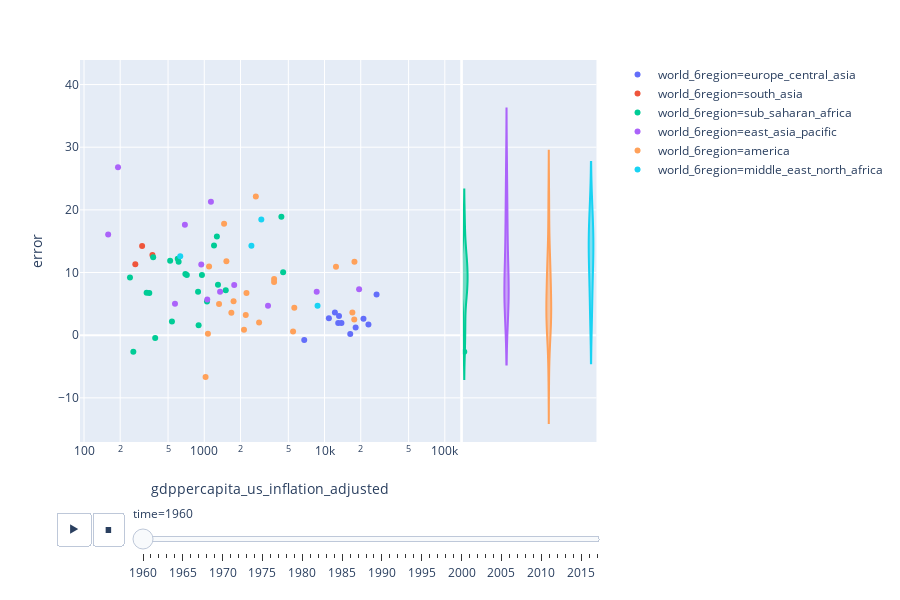

Notebook code cell kept with this figure:
### Markdown cell above
Error vs gdp

### Code cell
df_train['predict'] = mod.predict(df_train[Xcols])
df_train['error'] = df_train['predict'] - df_train[ycol]
fig = px.scatter(
    df_train,
    'gdppercapita_us_inflation_adjusted',
    'error',
    animation_frame=df.time.name,
    color=df.world_6region.name,
    log_x=True,
    hover_name='geo',
    range_x=(min(df_train.gdppercapita_us_inflation_adjusted)*0.8,
             max(df_train.gdppercapita_us_inflation_adjusted)*1.2),
    range_y=(min(df_train.error)*1.2,
             max(df_train.error)*1.2),
    marginal_y='violin',
    category_orders={df_train.time.name: sorted(set(df_train.time))})
fig.show()

### Figure 1 — Plotly figure (JSON) as saved in the notebook; plotly's stock layout.template omitted (floating-point values rounded to 4 significant figures)
{"data": [{"hoverlabel": {"namelength": 0}, "hovertemplate": "<b>%{hovertext}</b><br><br>world_6region=europe_central_asia<br>time=1960<br>gdppercapita_us_inflation_adjusted=%{x}<br>error=%{y}", "hovertext": ["lux", "nor", "bel", "nld", "dnk", "swe", "gbr", "fin", "fra", "ita", "grc"], "legendgroup": "world_6region=europe_central_asia", "marker": {"color": "#636efa", "symbol": "circle"}, "mode": "markers", "name": "world_6region=europe_central_asia", "showlegend": true, "type": "scatter", "x": [27090.0, 23180.0, 13190.0, 16350.0, 21080.0, 18140.0, 13830.0, 12200.0, 12990.0, 10870.0, 6780.0], "xaxis": "x", "y": [6.473, 1.709, 3.067, 0.1993, 2.637, 1.239, 1.949, 3.611, 1.957, 2.709, -0.7569], "yaxis": "y"}, {"alignmentgroup": "True", "hoverlabel": {"namelength": 0}, "hovertemplate": "<b>%{hovertext}</b><br><br>world_6region=europe_central_asia<br>time=1960<br>error=%{y}", "hovertext": ["lux", "nor", "bel", "nld", "dnk", "swe", "gbr", "fin", "fra", "ita", "grc"], "legendgroup": "world_6region=europe_central_asia", "marker": {"color": "#636efa", "symbol": "circle"}, "name": "world_6region=europe_central_asia", "offsetgroup": "world_6region=europe_central_asia", "scalegroup": "y", "showlegend": false, "type": "violin", "xaxis": "x2", "y": [6.473, 1.709, 3.067, 0.1993, 2.637, 1.239, 1.949, 3.611, 1.957, 2.709, -0.7569], "yaxis": "y2"}, {"hoverlabel": {"namelength": 0}, "hovertemplate": "<b>%{hovertext}</b><br><br>world_6region=south_asia<br>time=1960<br>gdppercapita_us_inflation_adjusted=%{x}<br>error=%{y}", "hovertext": ["npl", "ind", "bgd"], "legendgroup": "world_6region=south_asia", "marker": {"color": "#EF553B", "symbol": "circle"}, "mode": "markers", "name": "world_6region=south_asia", "showlegend": true, "type": "scatter", "x": [267.1, 304.2, 370.6], "xaxis": "x", "y": [11.33, 14.22, 12.79], "yaxis": "y"}, {"alignmentgroup": "True", "hoverlabel": {"namelength": 0}, "hovertemplate": "<b>%{hovertext}</b><br><br>world_6region=south_asia<br>time=1960<br>error=%{y}", "hovertext": ["npl", "ind", "bgd"], "legendgroup": "world_6region=south_asia", "marker": {"color": "#EF553B", "symbol": "circle"}, "name": "world_6region=south_asia", "offsetgroup": "world_6region=south_asia", "scalegroup": "y", "showlegend": false, "type": "violin", "xaxis": "x2", "y": [11.33, 14.22, 12.79], "yaxis": "y2"}, {"hoverlabel": {"namelength": 0}, "hovertemplate": "<b>%{hovertext}</b><br><br>world_6region=sub_saharan_africa<br>time=1960<br>gdppercapita_us_inflation_adjusted=%{x}<br>error=%{y}", "hovertext": ["caf", "cmr", "mdg", "zmb", "tgo", "nga", "gab", "ner", "sle", "zwe", "tcd", "mwi", "ken", "sdn", "lso", "bwa", "lbr", "zaf", "rwa", "civ", "ben", "gha"], "legendgroup": "world_6region=sub_saharan_africa", "marker": {"color": "#00cc96", "symbol": "circle"}, "mode": "markers", "name": "world_6region=sub_saharan_africa", "showlegend": true, "type": "scatter", "x": [601.9, 956.5, 716.1, 1508.0, 349.0, 1300.0, 4377.0, 612.3, 376.0, 897.5, 696.3, 241.2, 538.4, 887.8, 257.2, 390.8, 1273.0, 4527.0, 331.6, 1205.0, 520.4, 1053.0], "xaxis": "x", "y": [12.18, 9.609, 9.619, 7.181, 6.726, 8.058, 18.89, 11.72, 12.42, 1.581, 9.752, 9.202, 2.198, 6.912, -2.656, -0.4625, 15.74, 10.04, 6.753, 14.33, 11.86, 5.385], "yaxis": "y"}, {"alignmentgroup": "True", "hoverlabel": {"namelength": 0}, "hovertemplate": "<b>%{hovertext}</b><br><br>world_6region=sub_saharan_africa<br>time=1960<br>error=%{y}", "hovertext": ["caf", "cmr", "mdg", "zmb", "tgo", "nga", "gab", "ner", "sle", "zwe", "tcd", "mwi", "ken", "sdn", "lso", "bwa", "lbr", "zaf", "rwa", "civ", "ben", "gha"], "legendgroup": "world_6region=sub_saharan_africa", "marker": {"color": "#00cc96", "symbol": "circle"}, "name": "world_6region=sub_saharan_africa", "offsetgroup": "world_6region=sub_saharan_africa", "scalegroup": "y", "showlegend": false, "type": "violin", "xaxis": "x2", "y": [12.18, 9.609, 9.619, 7.181, 6.726, 8.058, 18.89, 11.72, 12.42, 1.581, 9.752, 9.202, 2.198, 6.912, -2.656, -0.4625, 15.74, 10.04, 6.753, 14.33, 11.86, 5.385], "yaxis": "y2"}, {"hoverlabel": {"namelength": 0}, "hovertemplate": "<b>%{hovertext}</b><br><br>world_6region=east_asia_pacific<br>time=1960<br>gdppercapita_us_inflation_adjusted=%{x}<br>error=%{y}", "hovertext": ["mmr", "sgp", "fji", "aus", "png", "mys", "tha", "idn", "chn", "kor", "phl", "jpn"], "legendgroup": "world_6region=east_asia_pacific", "marker": {"color": "#ab63fa", "symbol": "circle"}, "mode": "markers", "name": "world_6region=east_asia_pacific", "showlegend": true, "type": "scatter", "x": [158.8, 3390.0, 1774.0, 19390.0, 1136.0, 1354.0, 570.9, 690.0, 191.8, 944.3, 1059.0, 8608.0], "xaxis": "x", "y": [16.05, 4.704, 8.014, 7.339, 21.3, 6.95, 5.01, 17.63, 26.79, 11.29, 5.679, 6.933], "yaxis": "y"}, {"alignmentgroup": "True", "hoverlabel": {"namelength": 0}, "hovertemplate": "<b>%{hovertext}</b><br><br>world_6region=east_asia_pacific<br>time=1960<br>error=%{y}", "hovertext": ["mmr", "sgp", "fji", "aus", "png", "mys", "tha", "idn", "chn", "kor", "phl", "jpn"], "legendgroup": "world_6region=east_asia_pacific", "marker": {"color": "#ab63fa", "symbol": "circle"}, "name": "world_6region=east_asia_pacific", "offsetgroup": "world_6region=east_asia_pacific", "scalegroup": "y", "showlegend": false, "type": "violin", "xaxis": "x2", "y": [16.05, 4.704, 8.014, 7.339, 21.3, 6.95, 5.01, 17.63, 26.79, 11.29, 5.679, 6.933], "yaxis": "y2"}, {"hoverlabel": {"namelength": 0}, "hovertemplate": "<b>%{hovertext}</b><br><br>world_6region=america<br>time=1960<br>gdppercapita_us_inflation_adjusted=%{x}<br>error=%{y}", "hovertext": ["arg", "mex", "guy", "can", "blz", "vct", "gtm", "col", "chl", "ury", "pan", "hnd", "per", "ven", "ecu", "pry", "cri", "usa", "bhs", "nic", "dom"], "legendgroup": "world_6region=america", "marker": {"color": "#FFA15A", "symbol": "circle"}, "mode": "markers", "name": "world_6region=america", "showlegend": true, "type": "scatter", "x": [5605.0, 3809.0, 1680.0, 17660.0, 1072.0, 1752.0, 1462.0, 2213.0, 3807.0, 5475.0, 2140.0, 1096.0, 2684.0, 12450.0, 2244.0, 1026.0, 2857.0, 17040.0, 17740.0, 1528.0, 1327.0], "xaxis": "x", "y": [4.374, 8.955, 3.579, 2.501, 0.228, 5.401, 17.79, 3.228, 8.483, 0.5977, 0.8845, 10.95, 22.12, 10.93, 6.741, -6.695, 2.003, 3.607, 11.73, 11.79, 4.962], "yaxis": "y"}, {"alignmentgroup": "True", "hoverlabel": {"namelength": 0}, "hovertemplate": "<b>%{hovertext}</b><br><br>world_6region=america<br>time=1960<br>error=%{y}", "hovertext": ["arg", "mex", "guy", "can", "blz", "vct", "gtm", "col", "chl", "ury", "pan", "hnd", "per", "ven", "ecu", "pry", "cri", "usa", "bhs", "nic", "dom"], "legendgroup": "world_6region=america", "marker": {"color": "#FFA15A", "symbol": "circle"}, "name": "world_6region=america", "offsetgroup": "world_6region=america", "scalegroup": "y", "showlegend": false, "type": "violin", "xaxis": "x2", "y": [4.374, 8.955, 3.579, 2.501, 0.228, 5.401, 17.79, 3.228, 8.483, 0.5977, 0.8845, 10.95, 22.12, 10.93, 6.741, -6.695, 2.003, 3.607, 11.73, 11.79, 4.962], "yaxis": "y2"}, {"hoverlabel": {"namelength": 0}, "hovertemplate": "<b>%{hovertext}</b><br><br>world_6region=middle_east_north_africa<br>time=1960<br>gdppercapita_us_inflation_adjusted=%{x}<br>error=%{y}", "hovertext": ["irn", "isr", "dza", "egy"], "legendgroup": "world_6region=middle_east_north_africa", "marker": {"color": "#19d3f3", "symbol": "circle"}, "mode": "markers", "name": "world_6region=middle_east_north_africa", "showlegend": true, "type": "scatter", "x": [2981.0, 8749.0, 2466.0, 631.1], "xaxis": "x", "y": [18.47, 4.711, 14.29, 12.6], "yaxis": "y"}, {"alignmentgroup": "True", "hoverlabel": {"namelength": 0}, "hovertemplate": "<b>%{hovertext}</b><br><br>world_6region=middle_east_north_africa<br>time=1960<br>error=%{y}", "hovertext": ["irn", "isr", "dza", "egy"], "legendgroup": "world_6region=middle_east_north_africa", "marker": {"color": "#19d3f3", "symbol": "circle"}, "name": "world_6region=middle_east_north_africa", "offsetgroup": "world_6region=middle_east_north_africa", "scalegroup": "y", "showlegend": false, "type": "violin", "xaxis": "x2", "y": [18.47, 4.711, 14.29, 12.6], "yaxis": "y2"}], "layout": {"height": 600, "legend": {"tracegroupgap": 0}, "margin": {"t": 60}, "sliders": [{"active": 0, "currentvalue": {"prefix": "time="}, "len": 0.9, "pad": {"b": 10, "t": 60}, "steps": [{"args": [["1960"], {"frame": {"duration": 0, "redraw": false}, "fromcurrent": true, "mode": "immediate", "transition": {"duration": 0, "easing": "linear"}}], "label": "1960", "method": "animate"}, {"args": [["1961"], {"frame": {"duration": 0, "redraw": false}, "fromcurrent": true, "mode": "immediate", "transition": {"duration": 0, "easing": "linear"}}], "label": "1961", "method": "animate"}, {"args": [["1962"], {"frame": {"duration": 0, "redraw": false}, "fromcurrent": true, "mode": "immediate", "transition": {"duration": 0, "easing": "linear"}}], "label": "1962", "method": "animate"}, {"args": [["1963"], {"frame": {"duration": 0, "redraw": false}, "fromcurrent": true, "mode": "immediate", "transition": {"duration": 0, "easing": "linear"}}], "label": "1963", "method": "animate"}, {"args": [["1964"], {"frame": {"duration": 0, "redraw": false}, "fromcurrent": true, "mode": "immediate", "transition": {"duration": 0, "easing": "linear"}}], "label": "1964", "method": "animate"}, {"args": [["1965"], {"frame": {"duration": 0, "redraw": false}, "fromcurrent": true, "mode": "immediate", "transition": {"duration": 0, "easing": "linear"}}], "label": "1965", "method": "animate"}, {"args": [["1966"], {"frame": {"duration": 0, "redraw": false}, "fromcurrent": true, "mode": "immediate", "transition": {"duration": 0, "easing": "linear"}}], "label": "1966", "method": "animate"}, {"args": [["1967"], {"frame": {"duration": 0, "redraw": false}, "fromcurrent": true, "mode": "immediate", "transition": {"duration": 0, "easing": "linear"}}], "label": "1967", "method": "animate"}, {"args": [["1968"], {"frame": {"duration": 0, "redraw": false}, "fromcurrent": true, "mode": "immediate", "transition": {"duration": 0, "easing": "linear"}}], "label": "1968", "method": "animate"}, {"args": [["1969"], {"frame": {"duration": 0, "redraw": false}, "fromcurrent": true, "mode": "immediate", "transition": {"duration": 0, "easing": "linear"}}], "label": "1969", "method": "animate"}, {"args": [["1970"], {"frame": {"duration": 0, "redraw": false}, "fromcurrent": true, "mode": "immediate", "transition": {"duration": 0, "easing": "linear"}}], "label": "1970", "method": "animate"}, {"args": [["1971"], {"frame": {"duration": 0, "redraw": false}, "fromcurrent": true, "mode": "immediate", "transition": {"duration": 0, "easing": "linear"}}], "label": "1971", "method": "animate"}, {"args": [["1972"], {"frame": {"duration": 0, "redraw": false}, "fromcurrent": true, "mode": "immediate", "transition": {"duration": 0, "easing": "linear"}}], "label": "1972", "method": "animate"}, {"args": [["1973"], {"frame": {"duration": 0, "redraw": false}, "fromcurrent": true, "mode": "immediate", "transition": {"duration": 0, "easing": "linear"}}], "label": "1973", "method": "animate"}, {"args": [["1974"], {"frame": {"duration": 0, "redraw": false}, "fromcurrent": true, "mode": "immediate", "transition": {"duration": 0, "easing": "linear"}}], "label": "1974", "method": "animate"}, {"args": [["1975"], {"frame": {"duration": 0, "redraw": false}, "fromcurrent": true, "mode": "immediate", "transition": {"duration": 0, "easing": "linear"}}], "label": "1975", "method": "animate"}, {"args": [["1976"], {"frame": {"duration": 0, "redraw": false}, "fromcurrent": true, "mode": "immediate", "transition": {"duration": 0, "easing": "linear"}}], "label": "1976", "method": "animate"}, {"args": [["1977"], {"frame": {"duration": 0, "redraw": false}, "fromcurrent": true, "mode": "immediate", "transition": {"duration": 0, "easing": "linear"}}], "label": "1977", "method": "animate"}, {"args": [["1978"], {"frame": {"duration": 0, "redraw": false}, "fromcurrent": true, "mode": "immediate", "transition": {"duration": 0, "easing": "linear"}}], "label": "1978", "method": "animate"}, {"args": [["1979"], {"frame": {"duration": 0, "redraw": false}, "fromcurrent": true, "mode": "immediate", "transition": {"duration": 0, "easing": "linear"}}], "label": "1979", "method": "animate"}, {"args": [["1980"], {"frame": {"duration": 0, "redraw": false}, "fromcurrent": true, "mode": "immediate", "transition": {"duration": 0, "easing": "linear"}}], "label": "1980", "method": "animate"}, {"args": [["1981"], {"frame": {"duration": 0, "redraw": false}, "fromcurrent": true, "mode": "immediate", "transition": {"duration": 0, "easing": "linear"}}], "label": "1981", "method": "animate"}, {"args": [["1982"], {"frame": {"duration": 0, "redraw": false}, "fromcurrent": true, "mode": "immediate", "transition": {"duration": 0, "easing": "linear"}}], "label": "1982", "method": "animate"}, {"args": [["1983"], {"frame": {"duration": 0, "redraw": false}, "fromcurrent": true, "mode": "immediate", "transition": {"duration": 0, "easing": "linear"}}], "label": "1983", "method": "animate"}, {"args": [["1984"], {"frame": {"duration": 0, "redraw": false}, "fromcurrent": true, "mode": "immediate", "transition": {"duration": 0, "easing": "linear"}}], "label": "1984", "method": "animate"}, {"args": [["1985"], {"frame": {"duration": 0, "redraw": false}, "fromcurrent": true, "mode": "immediate", "transition": {"duration": 0, "easing": "linear"}}], "label": "1985", "method": "animate"}, {"args": [["1986"], {"frame": {"duration": 0, "redraw": false}, "fromcurrent": true, "mode": "immediate", "transition": {"duration": 0, "easing": "linear"}}], "label": "1986", "method": "animate"}, {"args": [["1987"], {"frame": {"duration": 0, "redraw": false}, "fromcurrent": true, "mode": "immediate", "transition": {"duration": 0, "easing": "linear"}}], "label": "1987", "method": "animate"}, {"args": [["1988"], {"frame": {"duration": 0, "redraw": false}, "fromcurrent": true, "mode": "immediate", "transition": {"duration": 0, "easing": "linear"}}], "label": "1988", "method": "animate"}, {"args": [["1989"], {"frame": {"duration": 0, "redraw": false}, "fromcurrent": true, "mode": "immediate", "transition": {"duration": 0, "easing": "linear"}}], "label": "1989", "method": "animate"}, {"args": [["1990"], {"frame": {"duration": 0, "redraw": false}, "fromcurrent": true, "mode": "immediate", "transition": {"duration": 0, "easing": "linear"}}], "label": "1990", "method": "animate"}, {"args": [["1991"], {"frame": {"duration": 0, "redraw": false}, "fromcurrent": true, "mode": "immediate", "transition": {"duration": 0, "easing": "linear"}}], "label": "1991", "method": "animate"}, {"args": [["1992"], {"frame": {"duration": 0, "redraw": false}, "fromcurrent": true, "mode": "immediate", "transition": {"duration": 0, "easing": "linear"}}], "label": "1992", "method": "animate"}, {"args": [["1993"], {"frame": {"duration": 0, "redraw": false}, "fromcurrent": true, "mode": "immediate", "transition": {"duration": 0, "easing": "linear"}}], "label": "1993", "method": "animate"}, {"args": [["1994"], {"frame": {"duration": 0, "redraw": false}, "fromcurrent": true, "mode": "immediate", "transition": {"duration": 0, "easing": "linear"}}], "label": "1994", "method": "animate"}, {"args": [["1995"], {"frame": {"duration": 0, "redraw": false}, "fromcurrent": true, "mode": "immediate", "transition": {"duration": 0, "easing": "linear"}}], "label": "1995", "method": "animate"}, {"args": [["1996"], {"frame": {"duration": 0, "redraw": false}, "fromcurrent": true, "mode": "immediate", "transition": {"duration": 0, "easing": "linear"}}], "label": "1996", "method": "animate"}, {"args": [["1997"], {"frame": {"duration": 0, "redraw": false}, "fromcurrent": true, "mode": "immediate", "transition": {"duration": 0, "easing": "linear"}}], "label": "1997", "method": "animate"}, {"args": [["1998"], {"frame": {"duration": 0, "redraw": false}, "fromcurrent": true, "mode": "immediate", "transition": {"duration": 0, "easing": "linear"}}], "label": "1998", "method": "animate"}, {"args": [["1999"], {"frame": {"duration": 0, "redraw": false}, "fromcurrent": true, "mode": "immediate", "transition": {"duration": 0, "easing": "linear"}}], "label": "1999", "method": "animate"}, {"args": [["2000"], {"frame": {"duration": 0, "redraw": false}, "fromcurrent": true, "mode": "immediate", "transition": {"duration": 0, "easing": "linear"}}], "label": "2000", "method": "animate"}, {"args": [["2001"], {"frame": {"duration": 0, "redraw": false}, "fromcurrent": true, "mode": "immediate", "transition": {"duration": 0, "easing": "linear"}}], "label": "2001", "method": "animate"}, {"args": [["2002"], {"frame": {"duration": 0, "redraw": false}, "fromcurrent": true, "mode": "immediate", "transition": {"duration": 0, "easing": "linear"}}], "label": "2002", "method": "animate"}, {"args": [["2003"], {"frame": {"duration": 0, "redraw": false}, "fromcurrent": true, "mode": "immediate", "transition": {"duration": 0, "easing": "linear"}}], "label": "2003", "method": "animate"}, {"args": [["2004"], {"frame": {"duration": 0, "redraw": false}, "fromcurrent": true, "mode": "immediate", "transition": {"duration": 0, "easing": "linear"}}], "label": "2004", "method": "animate"}, {"args": [["2005"], {"frame": {"duration": 0, "redraw": false}, "fromcurrent": true, "mode": "immediate", "transition": {"duration": 0, "easing": "linear"}}], "label": "2005", "method": "animate"}, {"args": [["2006"], {"frame": {"duration": 0, "redraw": false}, "fromcurrent": true, "mode": "immediate", "transition": {"duration": 0, "easing": "linear"}}], "label": "2006", "method": "animate"}, {"args": [["2007"], {"frame": {"duration": 0, "redraw": false}, "fromcurrent": true, "mode": "immediate", "transition": {"duration": 0, "easing": "linear"}}], "label": "2007", "method": "animate"}, {"args": [["2008"], {"frame": {"duration": 0, "redraw": false}, "fromcurrent": true, "mode": "immediate", "transition": {"duration": 0, "easing": "linear"}}], "label": "2008", "method": "animate"}, {"args": [["2009"], {"frame": {"duration": 0, "redraw": false}, "fromcurrent": true, "mode": "immediate", "transition": {"duration": 0, "easing": "linear"}}], "label": "2009", "method": "animate"}, {"args": [["2010"], {"frame": {"duration": 0, "redraw": false}, "fromcurrent": true, "mode": "immediate", "transition": {"duration": 0, "easing": "linear"}}], "label": "2010", "method": "animate"}, {"args": [["2011"], {"frame": {"duration": 0, "redraw": false}, "fromcurrent": true, "mode": "immediate", "transition": {"duration": 0, "easing": "linear"}}], "label": "2011", "method": "animate"}, {"args": [["2012"], {"frame": {"duration": 0, "redraw": false}, "fromcurrent": true, "mode": "immediate", "transition": {"duration": 0, "easing": "linear"}}], "label": "2012", "method": "animate"}, {"args": [["2013"], {"frame": {"duration": 0, "redraw": false}, "fromcurrent": true, "mode": "immediate", "transition": {"duration": 0, "easing": "linear"}}], "label": "2013", "method": "animate"}, {"args": [["2014"], {"frame": {"duration": 0, "redraw": false}, "fromcurrent": true, "mode": "immediate", "transition": {"duration": 0, "easing": "linear"}}], "label": "2014", "method": "animate"}, {"args": [["2015"], {"frame": {"duration": 0, "redraw": false}, "fromcurrent": true, "mode": "immediate", "transition": {"duration": 0, "easing": "linear"}}], "label": "2015", "method": "animate"}, {"args": [["2016"], {"frame": {"duration": 0, "redraw": false}, "fromcurrent": true, "mode": "immediate", "transition": {"duration": 0, "easing": "linear"}}], "label": "2016", "method": "animate"}, {"args": [["2017"], {"frame": {"duration": 0, "redraw": false}, "fromcurrent": true, "mode": "immediate", "transition": {"duration": 0, "easing": "linear"}}], "label": "2017", "method": "animate"}], "x": 0.1, "xanchor": "left", "y": 0, "yanchor": "top"}], "updatemenus": [{"buttons": [{"args": [null, {"frame": {"duration": 500, "redraw": false}, "fromcurrent": true, "mode": "immediate", "transition": {"duration": 500, "easing": "linear"}}], "label": "&#9654;", "method": "animate"}, {"args": [[null], {"frame": {"duration": 0, "redraw": false}, "fromcurrent": true, "mode": "immediate", "transition": {"duration": 0, "easing": "linear"}}], "label": "&#9724;", "method": "animate"}], "direction": "left", "pad": {"r": 10, "t": 70}, "showactive": false, "type": "buttons", "x": 0.1, "xanchor": "right", "y": 0, "yanchor": "top"}], "xaxis": {"anchor": "y", "domain": [0, 0.7215], "range": [1.967, 5.128], "title": {"text": "gdppercapita_us_inflation_adjusted"}, "type": "log"}, "xaxis2": {"anchor": "y2", "domain": [0.7265, 0.98], "matches": "x2", "range": [1.967, 5.128], "showgrid": false, "showticklabels": false}, "yaxis": {"anchor": "x", "domain": [0, 1], "range": [-17.05, 43.92], "title": {"text": "error"}}, "yaxis2": {"anchor": "x2", "domain": [0, 1], "matches": "y", "showgrid": true, "showticklabels": false}}}
